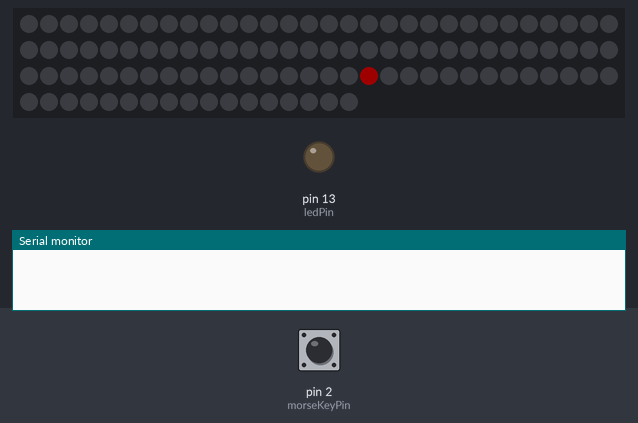
A sketch run on a simulated Arduino Uno, built with avr-gcc and run on an emulated ATmega328P. Parts: 107 RGB LEDs in strip order, left to right, continuing on the next row, output pins drawn as LEDs (lit = HIGH), the last lines printed to the serial monitor. Dashed ring = blinking. The test bench sets the inputs (shaded band); at power-on: pin 2 (morseKeyPin) HIGH. Dim RGB values are drawn brighter than linear; the strip is taken to match the declared colour order.

Above: at 3.5 s.
4.9 s: pin 2 (morseKeyPin) pulled LOW for 0.75 s
At 7.1 s:
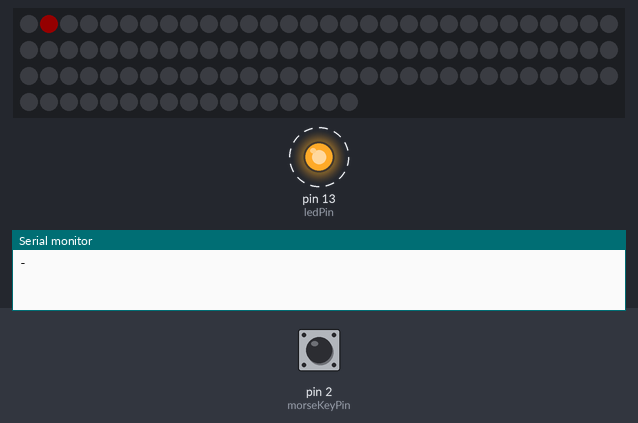
8.9 s: pin 2 (morseKeyPin) pulled LOW for 1 s
11.8 s: pin 2 (morseKeyPin) pulled LOW for 0.75 s
14.2 s: pin 2 (morseKeyPin) pulled LOW for 1 s
Timing chart, 0 to 17.7 s (numbered marks = the images above; inputs shaded):
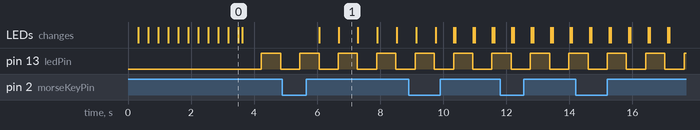

The sketch:

MORSE_M_FIFO001.ino
```cpp
#include <Adafruit_NeoPixel.h>
#define PIXEL_PIN 6
//fifo
//19 47 14  // vi tester med 10

// fifo kan være 0 eller 1
const int fifolength = 80; // skal være en konstant for at sætte længden på fifo + fifoTemp
int fifo[fifolength]; // 80
int fifoTemp[fifolength]; // 80
int fifoBuffer = 0;
long previousMillis = 0;
long interval = 30;           // interval at which to blink (milliseconds)


Adafruit_NeoPixel strip = Adafruit_NeoPixel(107, PIXEL_PIN, NEO_RGB + NEO_KHZ400);

// const long UNIT_TIME = 120; // dit duration in milliseconds
const long UNIT_TIME = 60; // dit duration in milliseconds

const int morseKeyPin = 2;


int wait = 10;
int words = 0;
bool allow = true;


int prevstate = 0;
unsigned long prevtime;

const int DITSLEN = 10;
char dits[DITSLEN];
int i = 0;
bool firstTime = true;
int ledPin = 13;
bool ledState =false;
void setup()
{
  pinMode(morseKeyPin, INPUT_PULLUP);


  prevtime = millis();

  Serial.begin(9600); // debug skal væk

  for (int i = 0; i < fifolength; i++) {
    fifoTemp[i] = 0; //
    fifo[i] = 0; //
  }

  strip.begin();
  strip.show(); // Initialize all pixels to "off"

  for (int i = 0; i < fifolength; i++) {
    strip.setPixelColor(i, strip.Color(30, 0, 0));
    strip.show();
    delay(wait * 2);
    strip.setPixelColor(i, strip.Color(0, 0, 0));
    strip.show();
    delay(wait);

  }
  pinMode(ledPin, OUTPUT);
}


void emitLetter() {


  dits[i] = '\0';

  String stringOne = dits;
  String bogstaver = encodeMorseCode(stringOne);
  Serial.println(bogstaver);
  i = 0;
  fifififo();
}

void loop() {


  // hvis der er fifo indhold så kør denne ellers ikke / hvordan ?
  unsigned long currentMillis = millis();
  if (currentMillis - previousMillis > interval) {
    previousMillis = currentMillis;
    fifififo();

    if (ledState == LOW)
      ledState = HIGH;
    else
      ledState = LOW;

    digitalWrite(ledPin, ledState);
  }
  //
  int reversed = 0;
  if (digitalRead(morseKeyPin)) {
    reversed = 0;
  } else {
    reversed = 1;
  }
  int state = reversed;


  unsigned long t = millis();
  unsigned long len = t - prevtime;

  if (prevstate != state) {
    if (prevstate) {
      if (len < 10) {
        // ignore
      } else if (len < UNIT_TIME * 2) {
        // dit
        if (i < DITSLEN - 1) {
          dits[i++] = '.' ;
          fifoBuffer=1;
           Serial.println('.');
        }
      } else {
        // dah
        if (i < DITSLEN - 1) {
          dits[i++] = '-';
          fifoBuffer=1;
          Serial.println('-');

        }
      }
    } else {
      if (len < UNIT_TIME * 2) {
        // intra-letter gap
      } else if (len < UNIT_TIME * 5.33) {
        // gap between letters
        emitLetter();

      }
    }

    prevstate = state;
    prevtime = t;
  } else {
    if (!prevstate && (i > 0) && (len >= UNIT_TIME * 5.33)) {
      // gap between words

     // Serial.println(' ');
    }
  }

}
void fifififo() {

  if (fifoBuffer == 1) { // er der en rotte i fælden ?
    fifoTemp[0] = fifoBuffer;

    for (int i = 0; i < fifolength - 1; i++) {
      fifoTemp[i + 1] = fifo[i]; //

    }
    for (int i = 0; i < fifolength; i++) {

      fifo[i] = fifoTemp[i];
    }

    fifoBuffer = 0;
  } else { // hvis ikke der er en rotte i fælden så shifter vi med space
    fifoTemp[0] = fifoBuffer;

    for (int i = 0; i < fifolength - 1; i++) {
      fifoTemp[i + 1] = fifo[i]; //

    }
    for (int i = 0; i < fifolength; i++) {

      fifo[i] = fifoTemp[i];
    }

    fifoBuffer = 0;
  }
  for (int i = 0; i < fifolength - 1; i++) {
    //Serial.print(fifo[i]);

  }
  //Serial.println(fifo[fifolength - 1]);

  for (int i = 0; i < fifolength; i++) {

    if (fifo[i] == 1) {
      strip.setPixelColor(i, strip.Color(20, 0, 0));
      strip.show();
    } else {
      strip.setPixelColor(i, strip.Color(0, 0, 0));
      strip.show();
    }
  }
}

String encodeMorseCode(String in_string) {

  String TextInput = in_string;
  String MorseCode = "";
  String AlphabetArray[] = {
    "a", "b", "c", "d", "e", "f", "g", "h", "i", "j", "k", "l", "m",
    "n", "o", "p", "q", "r", "s", "t", "u", "v", "w", "x", "y", "z"
  };
  String MorseCodeArray[] = {
    "._", "_...", "_._.", "_..", ".", ".._.", "__.", "....", "..", ".___", "_._", "._..", "__",
    "_.", "___", ".__.", "__._", "._.", "...", "_", ".._", "..._", ".__", "_.._", "_.__", "__.."
  };

    int len = sizeof(MorseCodeArray);
    for (int j=0; j<len; j++) {
      if (TextInput.equals(MorseCodeArray[j])) {
        MorseCode += AlphabetArray[j] + " " ;
      }
    }

  return MorseCode;
}
```

Measured:
- after the input at 4.9 s, the LEDs: first change after 1.2 s (image 1 shows a later state)
- by itself, pin 13 (ledPin): alternates HIGH for 0.61 s and LOW for 0.61 s
